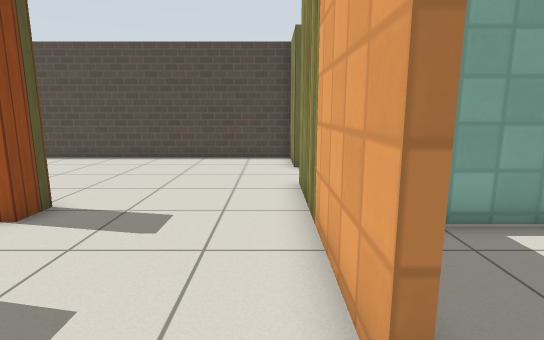
View 1 (above)

16 first-person views from a walk through a robot-simulator world made for Gazebo. The camera is 1 m above the floor, tilts 10° down and sees 80° across. The floor is counted in squares, 0.5 m on a side. Each view is taken from the middle of a square. On the plan, view 1 faces up. The plan holds only what a view shows up to about 18 squares ahead; the rest is blank. Robots are left out. Simple patterns stand in for the simulator's built-in surfaces.

View 2
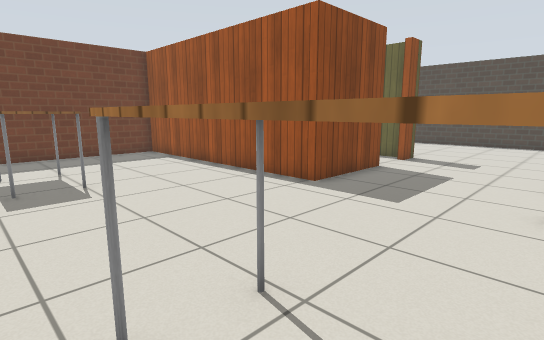

View 3
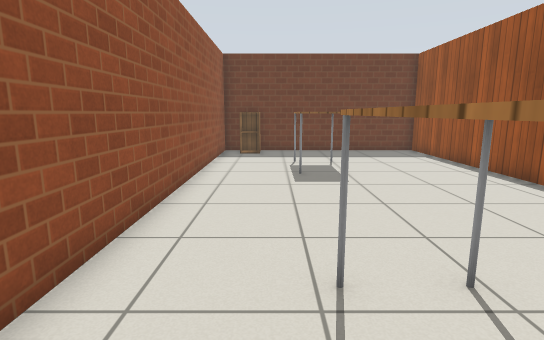

View 4
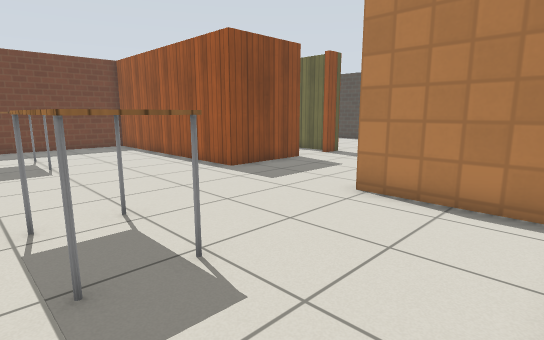

View 5
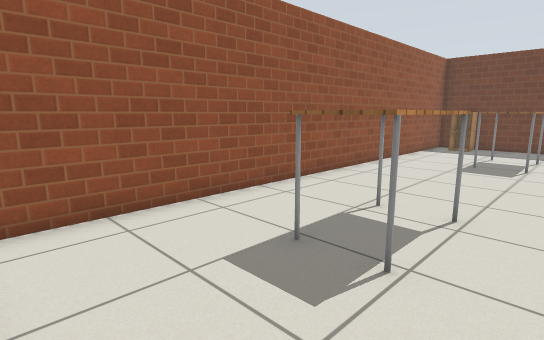

View 6
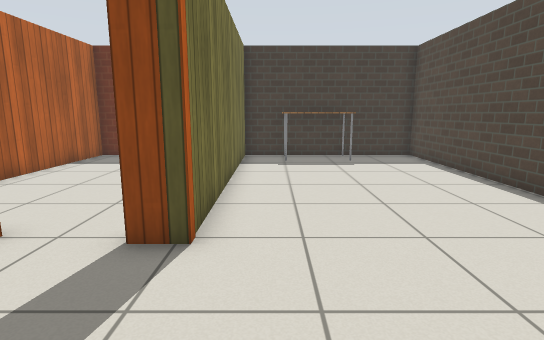

View 7
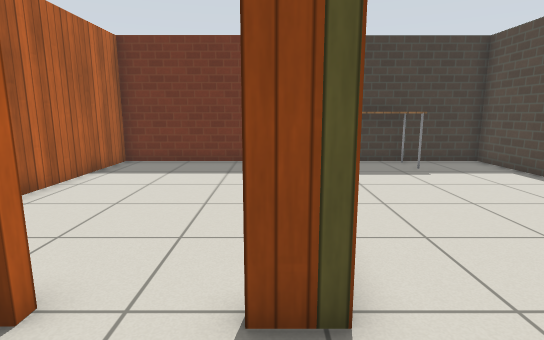

View 8
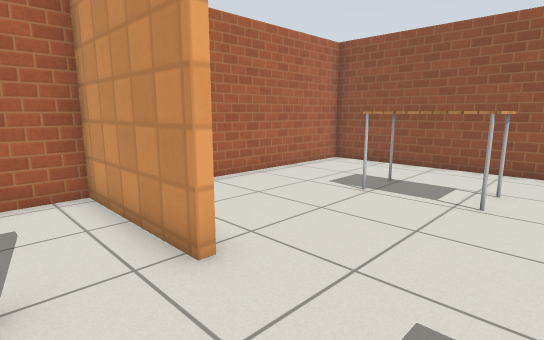

View 9
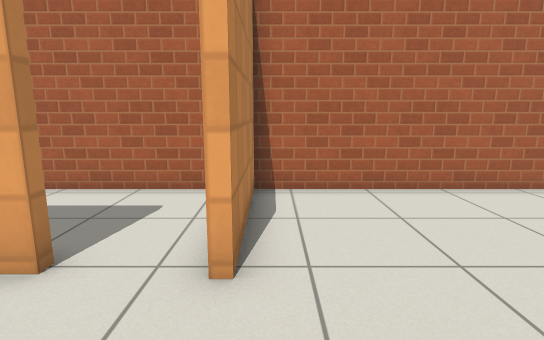

View 10
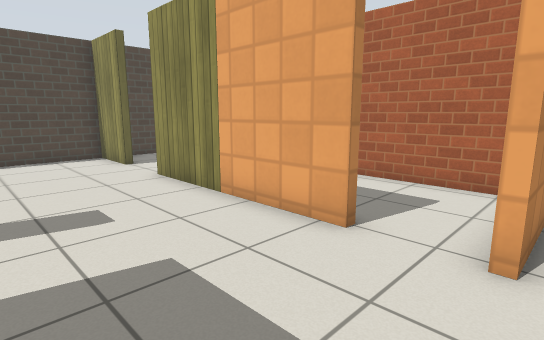

View 11
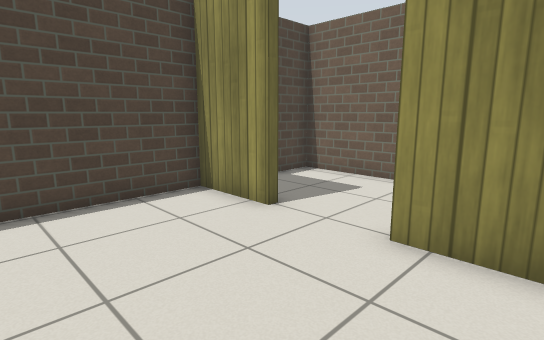

View 12
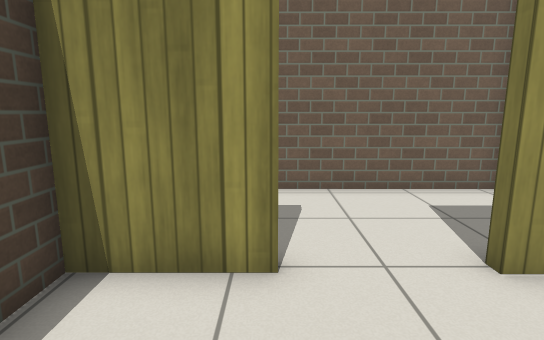

View 13
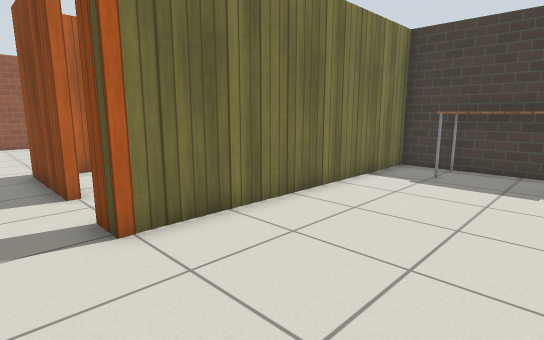

View 14
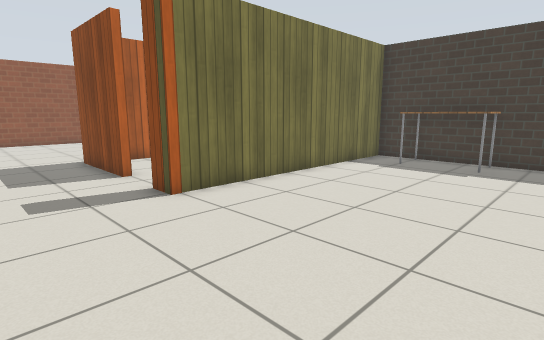

View 15
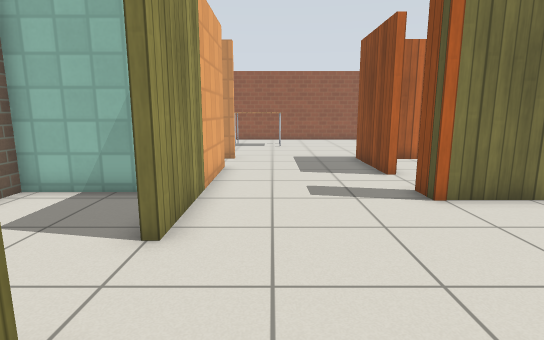

View 16
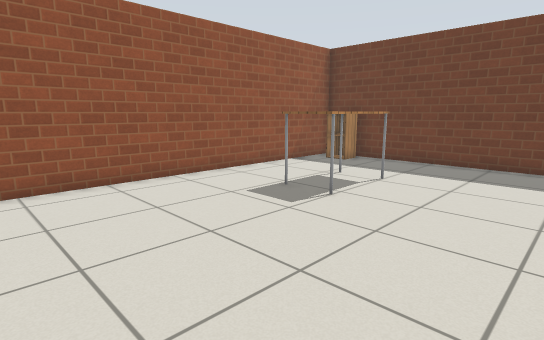

### Floor plan
Ten units are one square. View 1 is at (0, 0); x grows to the right and y downward. Boxes are objects, and circles mark ways between rooms. Rooms are numbered by the first view taken in them; rooms with no view inside come last. Other rooms are left out.
<svg viewBox="-160 -151 219 261">
<path fill="none" stroke="#000" d="M-47 -5 -47 5 -155 5 -155 105 54 105 54 5 8 5 8 1M8 -119 8 -146 -155 -146 -155 -67 -47 -67M8 -65 8 -92M8 -36 8 -65M-47 -67 -47 -56M8 -19 8 -36M-47 -36 -47 -5M-75 1 -59 1M-155 -49 -155 1 -95 1M-52 -64 -68 -64M-47 -56 -51 -56M12 -119 8 -119M24 -59 54 -59 54 -146 21 -146M50 -56 31 -56M8 1 54 1 54 -51"/>
<rect x="-155" y="85" width="20" height="10" fill="#bbb"><title>cabinet</title></rect>
<rect x="-115" y="55" width="30" height="20" fill="#bbb"><title>table</title></rect>
<rect x="-15" y="55" width="30" height="20" fill="#bbb"><title>table</title></rect>
<rect x="-155" y="-115" width="20" height="30" fill="#bbb"><title>table</title></rect>
<circle cx="-20" cy="0" r="3" fill="#2a7"/>
<circle cx="-20" cy="-60" r="3" fill="#2a7"/>
<circle cx="10" cy="-105" r="3" fill="#2a7"/>
<circle cx="-20" cy="-25" r="3" fill="#2a7"/>
<circle cx="-50" cy="-45" r="3" fill="#2a7"/>
<circle cx="10" cy="-10" r="3" fill="#2a7"/>
<text x="-50" y="50">1</text>
<text x="-80" y="-110">2</text>
<text x="-20" y="-50">3</text>
<text x="-20" y="-20">4</text>
<text x="-100" y="-30">5</text>
<text x="30" y="-110">6</text>
<text x="30" y="-30">7</text>
</svg>
Room 1 opens to room 4. Room 2 opens to room 3. Room 2 opens to room 6. Room 3 opens to room 4. Room 3 opens to room 5. Room 4 opens to room 7.

Where each view was taken, in squares from view 1:
view 1: 0 up, 0 right, facing up
view 2: 8 down, 1 right, facing up-left
view 3: 8 down, 2 right, facing left
view 4: 8 down, 5 right, facing up-left
view 5: 4 down, 5 right, facing down-left
view 6: 8 up, 0 right, facing left
view 7: 6 up, 2 left, facing left
view 8: 2 up, 3 left, facing down-right
view 9: 1 down, 3 left, facing right
view 10: 1 down, 4 left, facing up-right
view 11: 7 up, 4 left, facing up-right
view 12: 12 up, 3 left, facing right
view 13: 12 up, 3 left, facing down-left
view 14: 14 up, 1 left, facing down-left
view 15: 14 up, 1 left, facing down
view 16: 1 down, 2 left, facing down-left
